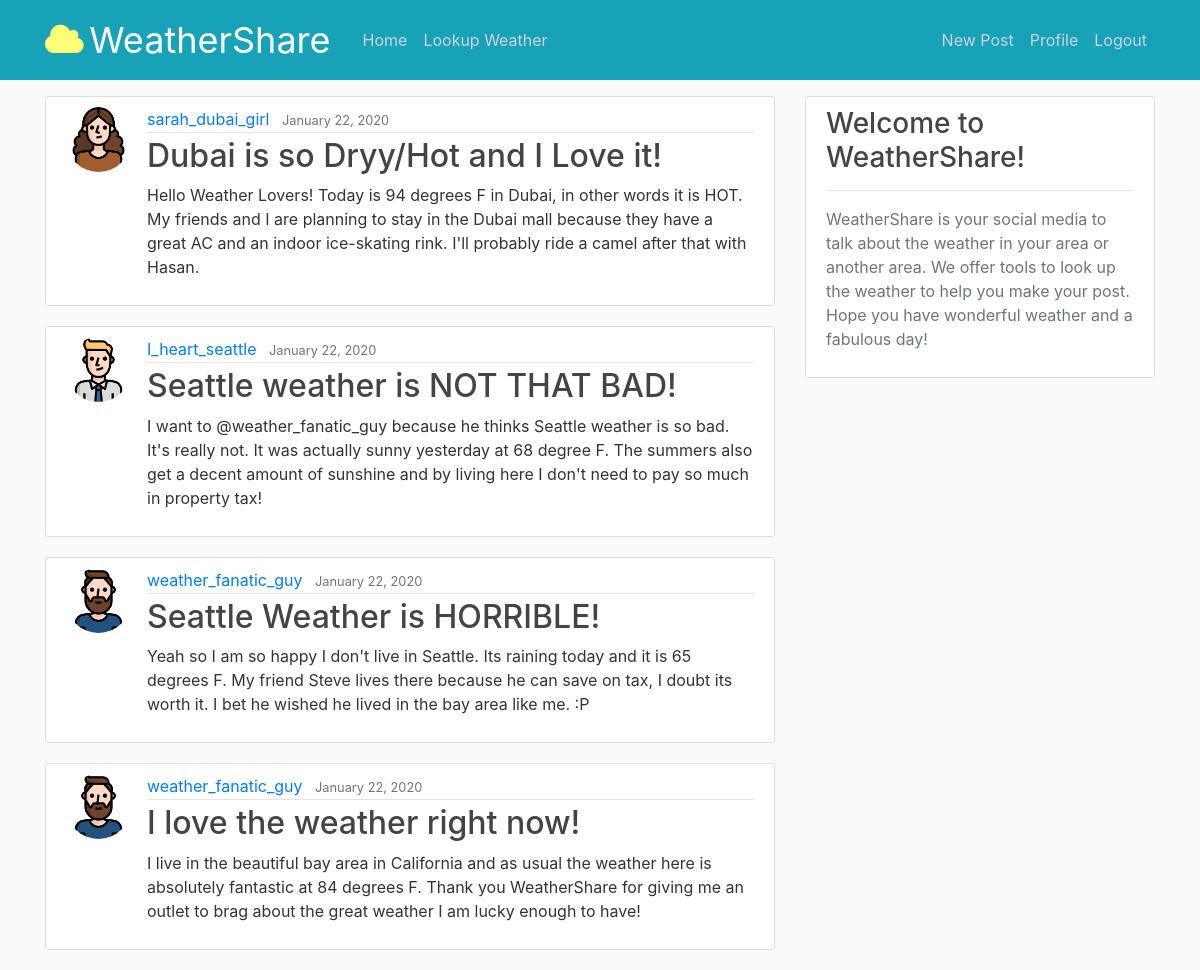
Screenshot of / (signed in) with the database file from the repository.
### blog/models.py (models this page shows, shortened)
class Post(models.Model):
    title = models.CharField(max_length=100)
    content = models.TextField()
    date_posted = models.DateTimeField(default=timezone.now)
    author = models.ForeignKey(User, on_delete=models.CASCADE)

### users/models.py (models this page shows, shortened)
class Profile(models.Model):
    user = models.OneToOneField(User, on_delete=models.CASCADE)
    image = models.ImageField(default='default.png', upload_to='profile_pics')

### blog/views.py (the view)
# urls.py: path('', PostListView.as_view(), name='blog-home'),
class PostListView(ListView):
    model = Post
    template_name = 'blog/home.html'  # <app>/<model>_<viewtype>.html
    context_object_name = 'posts'
    ordering = ['-date_posted']
    paginate_by = 5

### blog/templates/blog/home.html (shortened to what this page needs)
{% extends "blog/base.html" %}
{% block content %}
    {% for post in posts %}
        <article class="media content-section">
          <img class="rounded-circle article-img" src="{{ post.author.profile.image.url }}">
          <div class="media-body">
            <div class="article-metadata">
              <a class="mr-2" href="{% url 'user-posts' post.author.username %}">{{ post.author }}</a>
              <small class="text-muted">{{ post.date_posted|date:"F d, Y" }}</small>
            </div>
            <h2><a class="article-title" href="{% url 'post-detail' post.id %}">{{ post.title }}</a></h2>
            <p class="article-content">{{ post.content }}</p>
          </div>
        </article>
    {% endfor %}
{% endblock content %}

### blog/static/blog/main.css (style rules this page uses)
body { background: #fafafa; color: #333333; margin-top: 6rem; }
h1, h2, h3, h4, h5, h6 { color: #444444; }
.content-section { background: #ffffff; padding: 10px 20px; border: 1px solid #dddddd; border-radius: 3px; margin-bottom: 20px; }
.article-title { color: #444444; }
.article-content { white-space: pre-line; }
.article-img { height: 65px; width: 65px; margin-right: 16px; }
.article-metadata { padding-bottom: 1px; margin-bottom: 4px; border-bottom: 1px solid #e3e3e3 }

### rows the page displays
Post: author.profile.image (picture), author "sarah_dubai_girl", date_posted "January 22, 2020", title "Dubai is so Dryy/Hot and I Love it!", content "Hello Weather Lovers! Today is 94 degrees F in Dubai, in other words it is HOT. My friends and I are planning to stay in the Dubai mall because they have a great AC and an indoor ice-skating rink. I'll probably ride a camel after that with Hasan."
Post: author.profile.image (placeholder picture), author "I_heart_seattle", date_posted "January 22, 2020", title "Seattle weather is NOT THAT BAD!", content "I want to @weather_fanatic_guy because he thinks Seattle weather is so bad. It's really not. It was actually sunny yesterday at 68 degree F. The summers also get a decent amount of sunshine and by living here I don't need to pay so much in property tax!"
Post: author.profile.image (picture), author "weather_fanatic_guy", date_posted "January 22, 2020", title "Seattle Weather is HORRIBLE!", content "Yeah so I am so happy I don't live in Seattle. Its raining today and it is 65 degrees F. My friend Steve lives there because he can save on tax, I doubt its worth it. I bet he wished he lived in the bay area like me. :P"
Post: author.profile.image (picture), author "weather_fanatic_guy", date_posted "January 22, 2020", title "I love the weather right now!", content "I live in the beautiful bay area in California and as usual the weather here is absolutely fantastic at 84 degrees F. Thank you WeatherShare for giving me an outlet to brag about the great weather I am lucky enough to have!"
